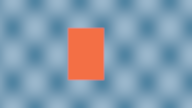
#> input picture artifacts/detail-review/bilinear/11_raw_cpu.bmp, 192 x 108 px, given in place of 0_truth.bmp, which was not available
$ python render_temporal_review.py ../artifacts/detail-review/bilinear
#> lines starting #> are read from the running program, lines starting #| are printed output that depends on the picture; pictures that were not available may be replaced by others from this repository, and a replacement may not be noted
"""Render actual harness BMP outputs; no image generation or simulated GPU output."""
import argparse
import csv
import json
from pathlib import Path
from statistics import mean
from PIL import Image, ImageDraw, ImageFont

parser = argparse.ArgumentParser(description=__doc__)
parser.add_argument("directory", type=Path)
args = parser.parse_args()
directory = args.directory
font = ImageFont.truetype("C:/Windows/Fonts/segoeui.ttf", 18) if Path("C:/Windows/Fonts/segoeui.ttf").exists() else ImageFont.load_default()
names = [("truth", "Referencia analitica"), ("raw_cpu", "Bilinear sem compensacao (CPU)"),
         ("stable_spatial_cpu", "Bilinear compensado (CPU)"), ("temporal_gpu", "Temporal compensado (GPU)")]
def panel(frame, columns=4):
    tile_w, tile_h = 400, 255
    rows = (len(names) + columns - 1) // columns
    canvas = Image.new("RGB", (tile_w * columns, rows * tile_h + 38), "#101822")
    draw = ImageDraw.Draw(canvas)
    draw.text((12, 7), f"Quadro {frame:02d} | dados sinteticos 96x54 -> 192x108 | zoom 2x", font=font, fill="white")
    for i, (name, label) in enumerate(names):
        x, y = i % columns * tile_w, 38 + i // columns * tile_h
        draw.text((x+8, y+3), label, font=font, fill="#c8d7e8")
        with Image.open(directory / f"{frame}_{name}.bmp") as source:
            canvas.paste(source.resize((384, 216), Image.Resampling.NEAREST), (x+8, y+32))
    return canvas

contact = Image.new("RGB", (1600, 293*3), "#101822")
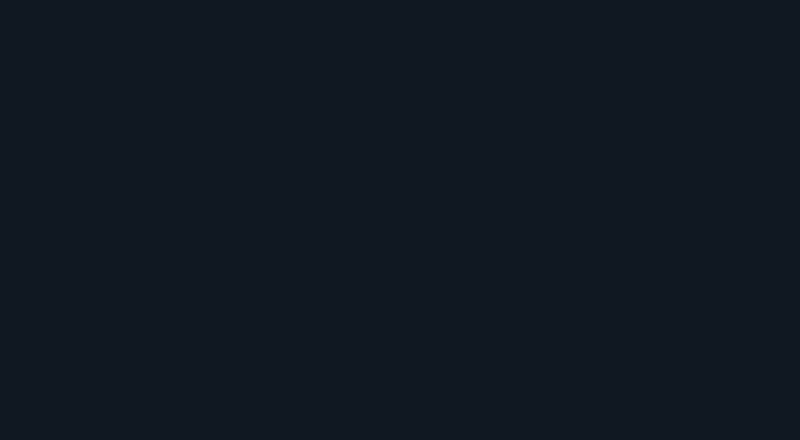
#> contact: PIL image 1600x879 RGB (shown at 1/2 size); mean R, G, B 16, 24, 34
for row, frame in enumerate((0, 7, 15)):
    contact.paste(panel(frame), (0, row*293))
#> in panel, `canvas = Image.new("RGB", (tile_w * columns, rows * tile_h + 38), "#10..`:
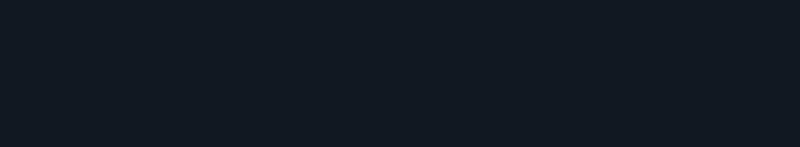
#> canvas: PIL image 1600x293 RGB (shown at 1/2 size); mean R, G, B 16, 24, 34
#> in panel, source is the input picture: PIL image 192x108 RGB; mean R, G, B 133.1, 154.8, 173.6
#> in panel, `canvas.paste(source.resize((384, 216), Image.Resampling.NEAREST), (x+8..`:
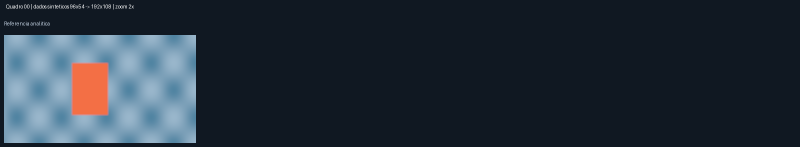
#> canvas: PIL image 1600x293 RGB (shown at 1/2 size); mean R, G, B 37.1, 47.5, 59.1
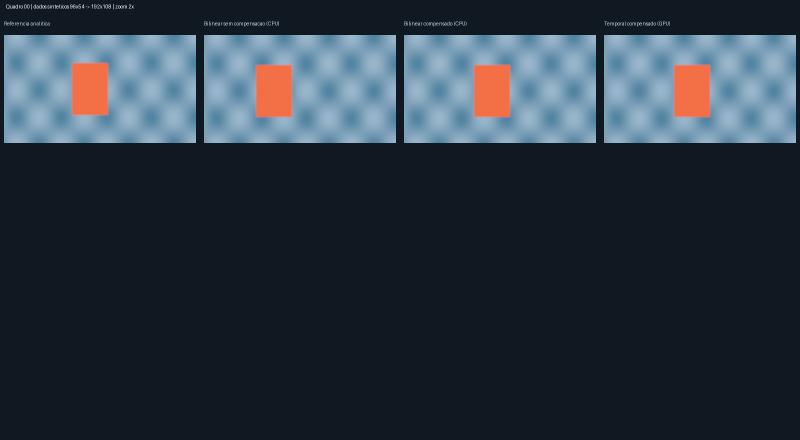
#> contact: PIL image 1600x879 RGB (shown at 1/2 size); mean R, G, B 43.9, 55.1, 67.2
#> (the run stopped early here; a loop or call above may not have finished)
